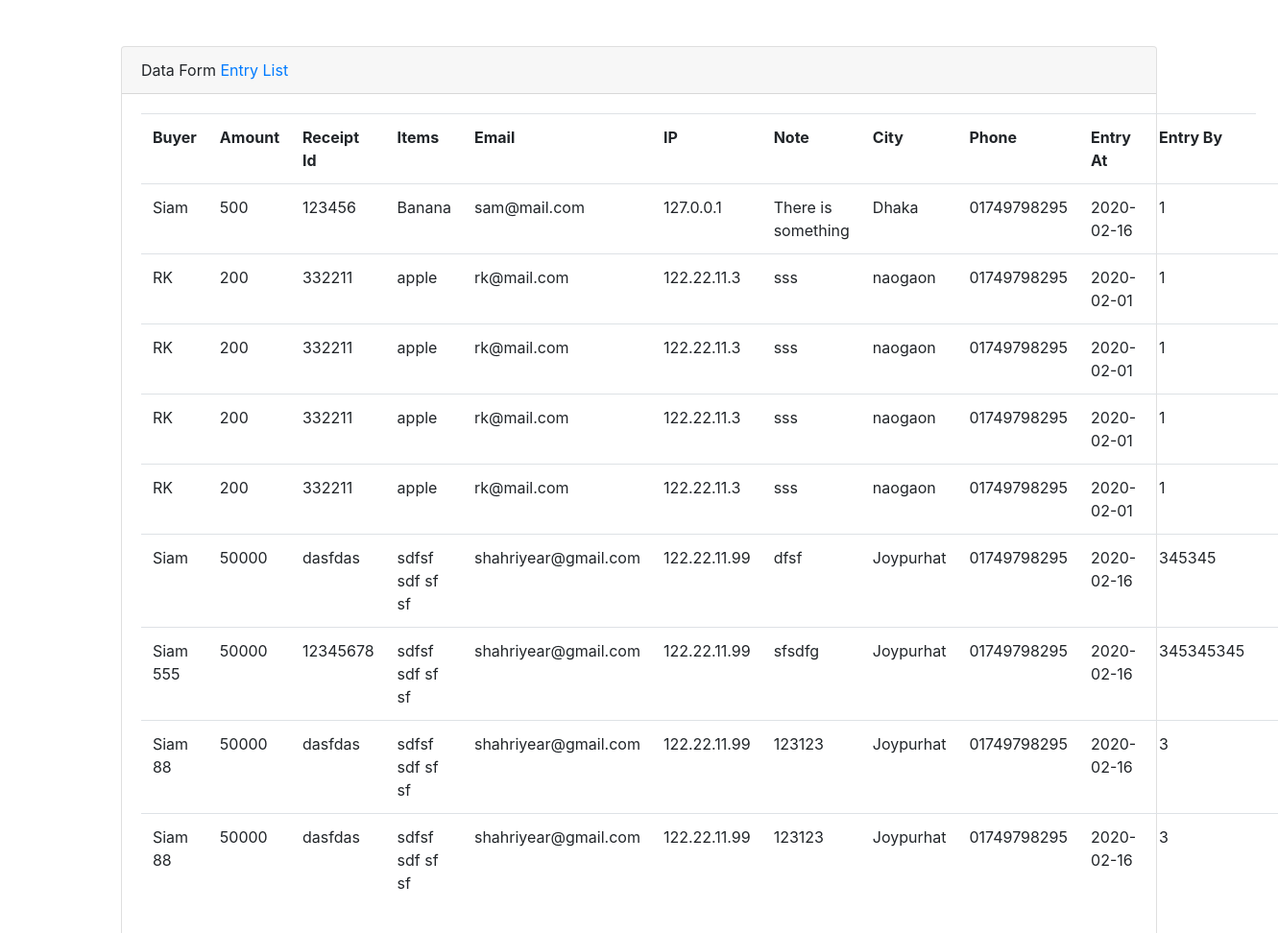
The page / on the database its author committed.
### tables this page shows
CREATE TABLE `tbl_data` (
  `id` bigint NOT NULL,
  `amount` int NOT NULL,
  `buyer` varchar(255) NOT NULL,
  `receipt_id` varchar(20) NOT NULL,
  `items` varchar(255) NOT NULL,
  `buyer_email` varchar(50) NOT NULL,
  `buyer_ip` varchar(20) NOT NULL,
  `note` text NOT NULL,
  `city` varchar(20) NOT NULL,
  `phone` varchar(20) NOT NULL,
  `hash_key` varchar(255) NOT NULL,
  `entry_at` date NOT NULL,
  `entry_by` int NOT NULL
);

### index.php (called while the page is built)
<?php
require "Controllers/Controller.php";
require "Models/Database.php";
$config = require "resources/config/config.php";
$dsn = "mysql:host=" . $config['db_host'] . ";dbname=" . $config['db_name'] . ";charset=" . $config['db_charset'];
try {
    $pdo = new PDO($dsn, $config['db_user'], $config['db_password'], $config['db_options']);
    $pdo->setAttribute(PDO::ATTR_ERRMODE, PDO::ERRMODE_EXCEPTION);
} catch (PDOException $exception) {
    echo "Connection error: " . $exception->getMessage();
}
$db = new Database($pdo);
$controller = new Controller($db);
$controller->index();

### Models/Database.php (called while the page is built, shortened)
<?php
class Database
{
    private $pdo;
    public function __construct(PDO $pdo)
    {
        $this->pdo = $pdo;
    }
    public function readAll($table)
    {
        $stm = $this->pdo->prepare('SELECT * FROM ' . $table);
        $success = $stm->execute();
        $rows = $stm->fetchAll(PDO::FETCH_ASSOC);
        return ($success) ? $rows : [];
    }
}

### views/show.php (the view)
<?php
require "header.php";
?>
<div class="row-fulid mt-5">
    <div class="col-md-10 offset-lg-1">
        <div class="card">
            <div class="card-header">
                Data Form
                <a href="../index.php?page=start">Entry</a>
                <a href="../index.php?page=show">List</a>
            </div>
            <div class="card-body">
                <table class="table">
                    <tr>
                        <th>Buyer</th>
                        <th>Amount</th>
                        <th>Receipt Id</th>
                        <th>Items</th>
                        <th>Email</th>
                        <th>IP</th>
                        <th>Note</th>
                        <th>City</th>
                        <th>Phone</th>
                        <th>Entry At</th>
                        <th>Entry By</th>
                    </tr>
                    <?php
                    foreach ($this->db->readAll('tbl_data') as $value) :
                    ?>
                        <tr>
                            <td><?php echo $value['buyer']; ?></td>
                            <td><?php echo $value['amount']; ?></td>
                            <td><?php echo $value['receipt_id']; ?></td>
                            <td><?php echo $value['items']; ?></td>
                            <td><?php echo $value['buyer_email']; ?></td>
                            <td><?php echo $value['buyer_ip']; ?></td>
                            <td><?php echo $value['note']; ?></td>
                            <td><?php echo $value['city']; ?></td>
                            <td><?php echo $value['phone']; ?></td>
                            <td><?php echo $value['entry_at']; ?></td>
                            <td><?php echo $value['entry_by']; ?></td>
                            <td><?php
                                ?></td>
                        </tr>
                    <?php endforeach; ?>
                </table>
            </div>
        </div>
    </div>
</div>
<?php
require "footer.php";
?>

### Controllers/Controller.php (shortened to what this page needs)
<?php
class Controller
{
    public function __construct(Database $db)
    {
        $this->db = $db;
    }
    public function index()
    {
        $page = filter_input(INPUT_GET, 'page', FILTER_SANITIZE_SPECIAL_CHARS);
        switch ($page) {
            case ($page === "show"):
                require "views/show.php";
                break;
        }
    }
}

### views/header.php (shortened to what this page needs)
<!DOCTYPE html>
<html lang="en">
<head>
  <link rel="stylesheet" href="https://stackpath.bootstrapcdn.com/bootstrap/4.4.1/css/bootstrap.min.css">
</head>
<body>

### views/footer.php (shortened to what this page needs)
</body>
</html>

### rows shown on the page
tbl_data: buyer "Siam", amount "500", receipt "123456", items "Banana", buyer_email "sam@mail.com", buyer_ip "127.0.0.1", note "There is something", city "Dhaka", phone "01749798295", entry_at "2020-02-16", entry_by "1"
tbl_data: buyer "RK", amount "200", receipt "332211", items "apple", buyer_email "rk@mail.com", buyer_ip "122.22.11.3", note "sss", city "naogaon", phone "01749798295", entry_at "2020-02-01", entry_by "1"
tbl_data: buyer "RK", amount "200", receipt "332211", items "apple", buyer_email "rk@mail.com", buyer_ip "122.22.11.3", note "sss", city "naogaon", phone "01749798295", entry_at "2020-02-01", entry_by "1"
tbl_data: buyer "RK", amount "200", receipt "332211", items "apple", buyer_email "rk@mail.com", buyer_ip "122.22.11.3", note "sss", city "naogaon", phone "01749798295", entry_at "2020-02-01", entry_by "1"
tbl_data: buyer "RK", amount "200", receipt "332211", items "apple", buyer_email "rk@mail.com", buyer_ip "122.22.11.3", note "sss", city "naogaon", phone "01749798295", entry_at "2020-02-01", entry_by "1"
tbl_data: buyer "Siam", amount "50000", receipt "dasfdas", items "sdfsf sdf sf sf", buyer_email "shahriyear@gmail.com", buyer_ip "122.22.11.99", note "dfsf", city "Joypurhat", phone "01749798295", entry_at "2020-02-16", entry_by "345345"
tbl_data: buyer "Siam 555", amount "50000", receipt "12345678", items "sdfsf sdf sf sf", buyer_email "shahriyear@gmail.com", buyer_ip "122.22.11.99", note "sfsdfg", city "Joypurhat", phone "01749798295", entry_at "2020-02-16", entry_by "345345345"
tbl_data: buyer "Siam 88", amount "50000", receipt "dasfdas", items "sdfsf sdf sf sf", buyer_email "shahriyear@gmail.com", buyer_ip "122.22.11.99", note "123123", city "Joypurhat", phone "01749798295", entry_at "2020-02-16", entry_by "3"
tbl_data: buyer "Siam 88", amount "50000", receipt "dasfdas", items "sdfsf sdf sf sf", buyer_email "shahriyear@gmail.com", buyer_ip "122.22.11.99", note "123123", city "Joypurhat", phone "01749798295", entry_at "2020-02-16", entry_by "3"
